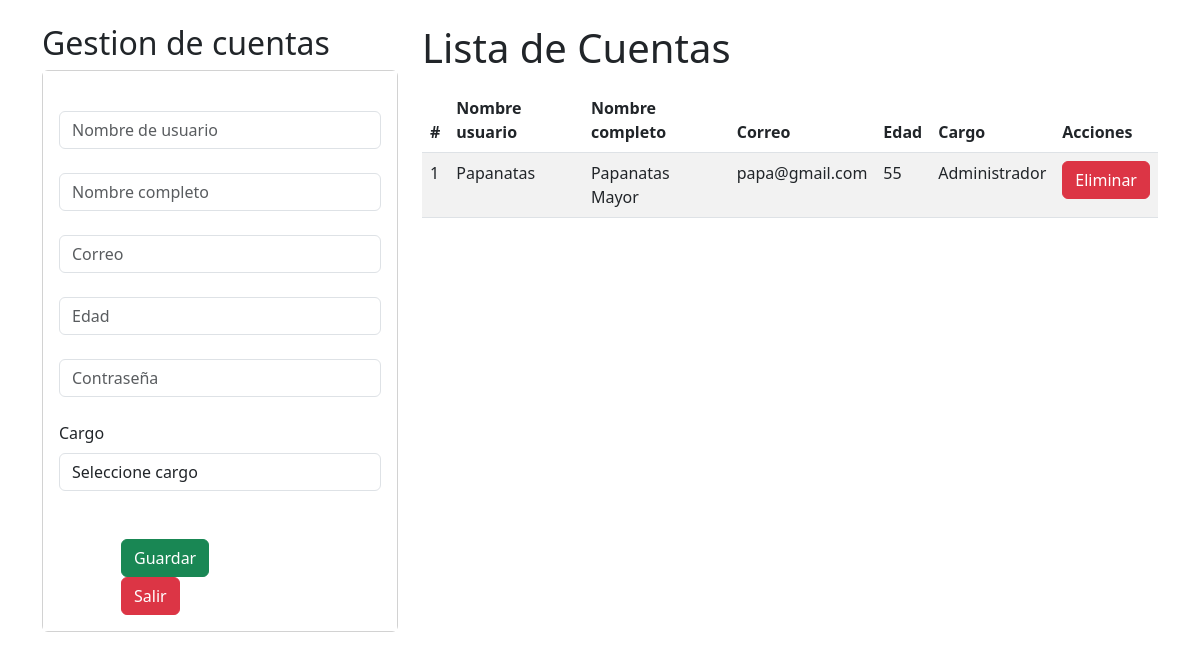
The app's page /crud_cuentas, older data.
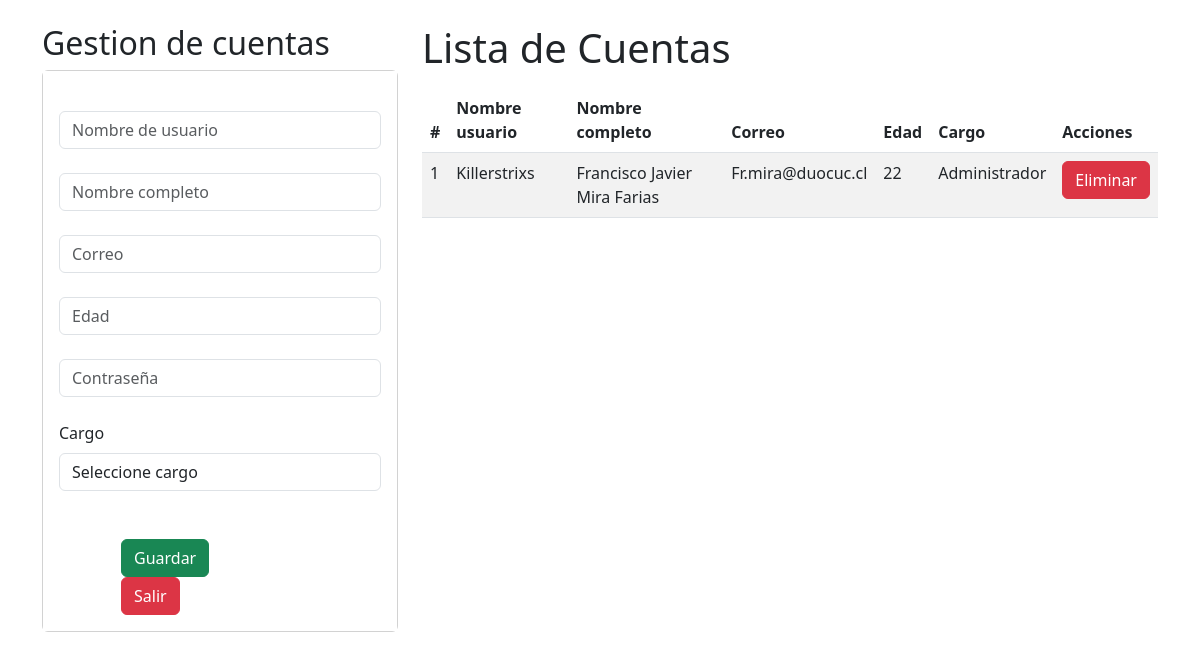
The same page, newer data.
### Ferremax/models.py (models this page shows, shortened)
class empleado(models.Model):
    idEmpleado = models.AutoField(primary_key=True)
    nombreEmpleado = models.CharField(max_length=20, blank=False, null=False)
    nombreCompleto = models.CharField(max_length=20, blank=False, null=False)
    correo = models.CharField(max_length=20, blank=False, null=False)
    edad = models.IntegerField()
    contraseña = models.CharField(max_length=20, blank=False, null=False)
    cargo = models.ForeignKey("cargo", on_delete=models.CASCADE)

class cargo(models.Model):
    idCargo= models.AutoField(primary_key=True)
    nombreCargo = models.CharField(max_length=50, blank=False, null=False)

### Ferremax/views.py (the view)
# urls.py: path("crud_cuentas", crud_cuentas, name="crud_cuentas"),
def crud_cuentas(request):
    if request.method == "POST":
        nombre_empleado = request.POST["nombre_empleado"]
        nombre_completo = request.POST["nombre_completo"]
        correo = request.POST["correo_empleado"]
        edad = request.POST["edad_empleado"]
        contraseña = request.POST["contraseña_empleado"]
        IdCar = request.POST["cargo"]
        objCar = cargo.objects.get(idCargo=IdCar)
        Emp = empleado.objects.create(
            nombreEmpleado=nombre_empleado,
            nombreCompleto=nombre_completo,
            correo=correo,
            edad=edad,
            contraseña=contraseña,
            cargo=objCar,
        )
        Emp.save()
        return redirect("crud_cuentas")
    else:
        Car = cargo.objects.all()
        Empleados = empleado.objects.all()
        context = {"Cargo": Car, "cuenta": Empleados}
        return render(request, "core/crud_cuentas.html", context)

### Ferremax/templates/core/crud_cuentas.html (shortened to what this page needs)
<!DOCTYPE html>
<html>
  {% load static %}
  <head>
    <link href="https://cdn.jsdelivr.net/npm/bootstrap@5.3.0/dist/css/bootstrap.min.css" rel="stylesheet">
  </head>
  <body>
    <div id="cont_fondo">
      <div class="container py-4">
        <div class="row">
          <div class="col-sm-12 col-md-6 col-lg-4 col-xl-4">
            <h2>Gestion de cuentas</h2>
            <div class="card">
              <div class="card-body" style="background-color: white;">
                <form action="{% url 'crud_cuentas' %}" method="POST">
                  <div class="form-group">
                    <br>
                    <input type="text" id="nombre_empleado" name="nombre_empleado" class="form-control" placeholder="Nombre de usuario" minlength="4" maxlength="30" required>
                    <br>
                    <input type="text" id="nombre_completo" name="nombre_completo" class="form-control" placeholder="Nombre completo" minlength="4" maxlength="30" required>
                    <br>
                    <input type="email" id="correo_empleado" name="correo_empleado" class="form-control" placeholder="Correo" minlength="4" maxlength="30" required>
                    <br>
                    <input type="number" id="edad_empleado" name="edad_empleado" class="form-control" placeholder="Edad" required>
                    <br>
                    <input type="password" id="contraseña_empleado" name="contraseña_empleado" class="form-control" placeholder="Contraseña" minlength="4" maxlength="100" required>
                    <br>
                    <label for="cargo" class="form-label">Cargo</label>
                    <select name="cargo" class="form-control" id="cargo" required>
                      <option value="" selected disabled>Seleccione cargo</option>
                    </select>
                    <br>
                  </div>
                  <br>
                  <div class="row" style="margin-left: 50px; display: flex;">
                    <div class="form-group">
                      <button type="submit" class="btn btn-success btn-block text-white">Guardar</button>
                    </div>
                    <br>
                    <div class="form-group">
                      <button type="button" class="btn btn-danger btn-block text-white">Salir</button>
                    </div>
                  </div>
                </form>
              </div>
            </div>
          </div>
          <div class="col-sm-12 col-md-6 col-lg-8 col-xl-8">
            <h1>Lista de Cuentas</h1>
            <div class="table-responsive py-2">
              <table class="table table-striped">
                <thead>
                  <tr>
                    <th>#</th>
                    <th>Nombre usuario</th>
                    <th>Nombre completo </th>
                    <th>Correo</th>
                    <th>Edad</th>
                    <th>Cargo</th>
                    <th>Acciones</th>
                  </tr>
                </thead>
                <tbody>
                  {% for p in cuenta %}
                  <tr>
                    <td>{{ forloop.counter }}</td>
                    <td>{{ p.nombreEmpleado }}</td>
                    <td>{{ p.nombreCompleto }}</td>
                    <td>{{ p.correo }}</td>
                    <td>{{ p.edad }}</td>
                    <td>{{ p.cargo.nombreCargo }}</td>
                    <td>
                      <a href="/EliminarCuenta/{{ p.idEmpleado }}" class="btn btn-danger" id="btneliminar">Eliminar</a>
                    </td>
                  </tr>
                  {% endfor %}
                </tbody>
              </table>
            </div>
          </div>
        </div>
      </div>
    </div>
  </body>
</html>

Row changes from the older to the newer data that the page shows:
removed empleado: nombreEmpleado "Papanatas", nombreCompleto "Papanatas Mayor", correo "papa@gmail.com", edad "55", cargo.nombreCargo "Administrador"
added empleado: nombreEmpleado "Killerstrixs", nombreCompleto "Francisco Javier Mira Farias", correo "Fr.mira@duocuc.cl", edad "22", cargo.nombreCargo "Administrador"
